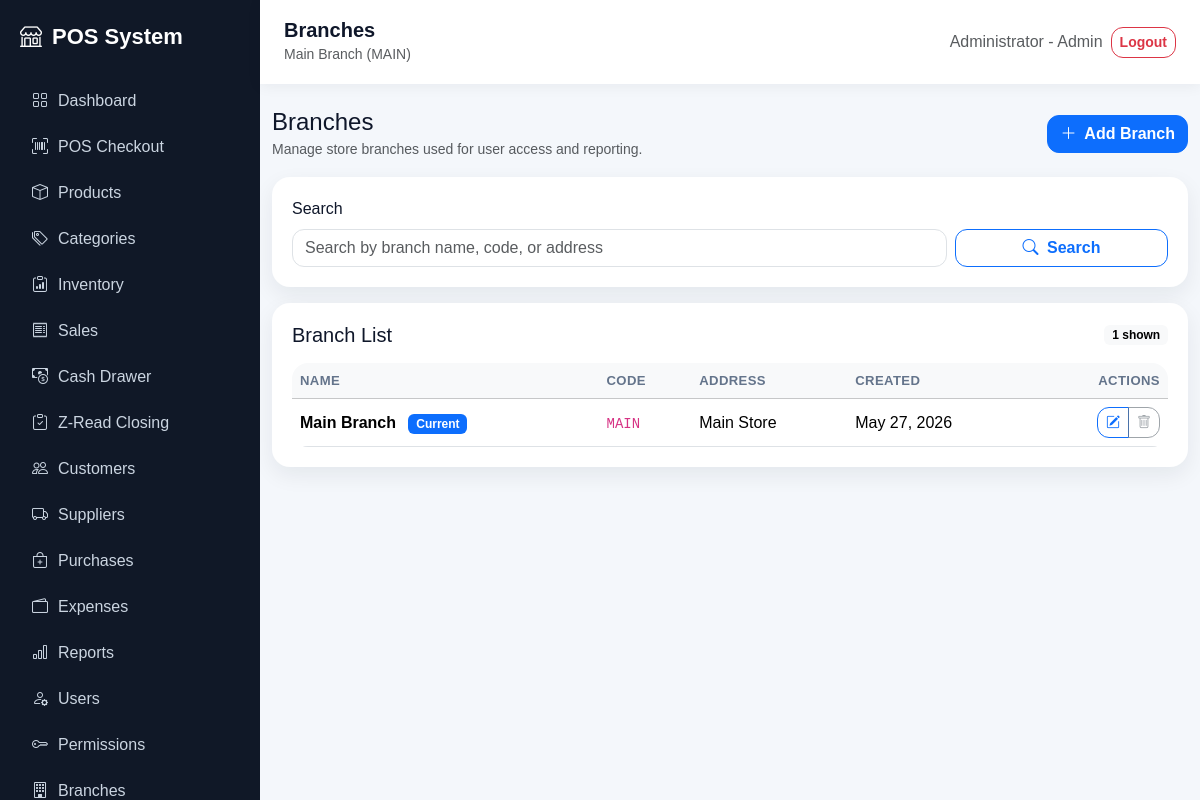
Page /branches/index.php (signed in) on the committed database.
### tables this page shows
CREATE TABLE branches (
  id INT AUTO_INCREMENT PRIMARY KEY,
  name VARCHAR(120) NOT NULL,
  code VARCHAR(50) NOT NULL UNIQUE,
  address VARCHAR(255),
  created_at TIMESTAMP DEFAULT CURRENT_TIMESTAMP
);

### config/app.php (called while the page is built, shortened)
<?php
function app_url(string $path = ''): string
{
    return BASE_URL . ltrim($path, '/');
}

### auth/session.php (called while the page is built, shortened)
<?php
require_once __DIR__ . '/../config/app.php';
function current_branch_id(): int
{
    return (int)($_SESSION['branch_id'] ?? 1);
}
function valid_user_roles(): array
{
    return ['Admin', 'Area Manager', 'Manager', 'Cashier'];
}
function fetch_all_branches(PDO $pdo): array
{
    $stmt = $pdo->query('SELECT id, name, code FROM branches ORDER BY name, id');
    return $stmt->fetchAll() ?: [];
}
function user_accessible_branches(PDO $pdo, int $userId, string $role, ?int $userBranchId): array
{
    if ($role === 'Admin') {
        return fetch_all_branches($pdo);
    }
    return [];
}
function session_accessible_branches(PDO $pdo): array
{
    $userId = (int)($_SESSION['user_id'] ?? 0);
    $role = $_SESSION['role'] ?? '';
    $stmt = $pdo->prepare('SELECT branch_id FROM users WHERE id = ? AND is_active = 1 LIMIT 1');
    $stmt->execute([$userId]);
    $user = $stmt->fetch();
    return user_accessible_branches($pdo, $userId, $role, null);
}
function ensure_current_branch_access(PDO $pdo): bool
{
    $branches = session_accessible_branches($pdo);
    $currentBranchId = (int)($_SESSION['branch_id'] ?? 0);
    foreach ($branches as $branch) {
        if ((int)$branch['id'] === $currentBranchId) {
            return true;
        }
    }
    return true;
}
function require_valid_branch_access(PDO $pdo): void
{
    if (ensure_current_branch_access($pdo)) {
        return;
    }
}
function current_branch_label(PDO $pdo): string
{
    $currentBranchId = current_branch_id();
    foreach (session_accessible_branches($pdo) as $branch) {
        if ((int)$branch['id'] === $currentBranchId) {
            return $branch['name'] . ' (' . $branch['code'] . ')';
        }
    }
    return 'Branch ID: ' . $currentBranchId;
}

### branches/index.php (the view, shortened to what this page needs)
<?php
require_once __DIR__ . '/../config/database.php';
require_once __DIR__ . '/../auth/session.php';
$search = trim($_GET['q'] ?? '');
$params = [];
$sql = 'SELECT id, name, code, address, created_at FROM branches';
$sql .= ' ORDER BY name ASC LIMIT 300';
$stmt = $pdo->prepare($sql);
$stmt->execute($params);
$branches = $stmt->fetchAll();
include __DIR__ . '/../includes/header.php';
?>
<div class="d-flex flex-column flex-md-row justify-content-between align-items-md-center gap-3 mb-3">
    <div>
        <h4 class="mb-0">Branches</h4>
        <small class="text-muted">Manage store branches used for user access and reporting.</small>
    </div>
    <a class="btn btn-primary" href="<?= app_url('branches/add.php') ?>">
        <i class="bi bi-plus-lg me-1"></i>
        Add Branch
    </a>
</div>
<div class="table-card mb-3">
    <form class="row g-2 align-items-end" method="get">
        <div class="col-md-9">
            <label class="form-label">Search</label>
            <input
                type="search"
                name="q"
                class="form-control"
                placeholder="Search by branch name, code, or address"
                value="<?= htmlspecialchars($search) ?>"
            >
        </div>
        <div class="col-md-3 d-grid">
            <button class="btn btn-outline-primary" type="submit">
                <i class="bi bi-search me-1"></i>
                Search
            </button>
        </div>
    </form>
</div>
<div class="table-card">
    <div class="d-flex justify-content-between align-items-center mb-3">
        <h5 class="mb-0">Branch List</h5>
        <span class="badge text-bg-light"><?= count($branches) ?> shown</span>
    </div>
    <div class="table-responsive">
        <table class="table table-hover align-middle mb-0">
            <thead class="table-light">
                <tr>
                    <th>Name</th>
                    <th>Code</th>
                    <th>Address</th>
                    <th>Created</th>
                    <th class="text-end">Actions</th>
                </tr>
            </thead>
            <tbody>
                <?php foreach ($branches as $branch): ?>
                    <?php $isCurrent = (int)$branch['id'] === $currentBranchId; ?>
                    <tr>
                        <td class="fw-semibold">
                            <?= htmlspecialchars($branch['name']) ?>
                            <?php if ($isCurrent): ?>
                                <span class="badge text-bg-primary ms-2">Current</span>
                            <?php endif; ?>
                        </td>
                        <td><code><?= htmlspecialchars($branch['code']) ?></code></td>
                        <td><?= htmlspecialchars($branch['address'] ?: '-') ?></td>
                        <td><?= htmlspecialchars(date('M d, Y', strtotime($branch['created_at']))) ?></td>
                        <td class="text-end">
                            <div class="btn-group btn-group-sm" role="group" aria-label="Branch actions">
                                <a class="btn btn-outline-primary" href="<?= app_url('branches/edit.php?id=' . (int)$branch['id']) ?>">
                                    <i class="bi bi-pencil-square"></i>
                                </a>
                                <?php if ($isCurrent): ?>
                                    <button class="btn btn-outline-secondary" type="button" disabled title="Current branch cannot be deleted">
                                        <i class="bi bi-trash"></i>
                                    </button>
                                <?php else: ?>
                                    <a class="btn btn-outline-danger" href="<?= app_url('branches/delete.php?id=' . (int)$branch['id']) ?>">
                                        <i class="bi bi-trash"></i>
                                    </a>
                                <?php endif; ?>
                            </div>
                        </td>
                    </tr>
                <?php endforeach; ?>
            </tbody>
        </table>
    </div>
</div>
<?php include __DIR__ . '/../includes/footer.php'; ?>

### assets/css/app.css (style rules this page uses)
:root { --sidebar:#101827; --primary:#2563eb; --bg:#f4f7fb; }
body { background: var(--bg); font-family: Arial, sans-serif; }
.table-card { background:#fff; border-radius:18px; padding:20px; box-shadow:0 8px 22px rgba(15,23,42,.07); }
* { box-sizing: border-box; }
html { scroll-behavior: smooth; }
body { color: #0f172a; }
.card, .table-card, .soft-card, .stat-card { transition: transform .18s ease, box-shadow .18s ease; }
.table-responsive { border-radius: 16px; }
.table th { white-space: nowrap; font-size: .82rem; color: #64748b; text-transform: uppercase; letter-spacing: .03em; }
.form-control, .form-select, .btn { border-radius: 12px; }
.btn { font-weight: 600; }

### rows in the picture
branches: name "Main Branch", shows "Current", code "MAIN", address "Main Store", created_at "May 27, 2026"

### other values in the picture
$link['label'] "Dashboard"
$link['label'] "POS Checkout"
$link['label'] "Products"
$link['label'] "Categories"
$link['label'] "Inventory"
$link['label'] "Sales"
$link['label'] "Cash Drawer"
$link['label'] "Z-Read Closing"
$link['label'] "Customers"
$link['label'] "Suppliers"
$link['label'] "Purchases"
$link['label'] "Expenses"
$link['label'] "Reports"
$link['label'] "Users"
$link['label'] "Permissions"
